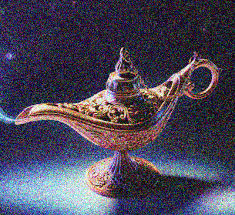
#> input picture photos/color_noise.jpeg, 235 x 215 px
$ python open_close.py
#> lines starting #> are read from the running program, lines starting #| are printed output that depends on the picture
import cv2 as cv
import numpy as np


img = cv.imread('../photos/color_noise.jpeg')
#> img is the input picture: shape (215, 235, 3); mean B, G, R 88.4, 69.6, 74
kernel = np.ones((5,5),np.uint8)

# that's it for now
opening = cv.morphologyEx(img, cv.MORPH_OPEN, kernel)
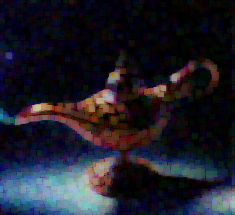
#> opening: shape (215, 235, 3); mean B, G, R 40.3, 30.4, 30.5
closing = cv.morphologyEx(img, cv.MORPH_CLOSE, kernel)
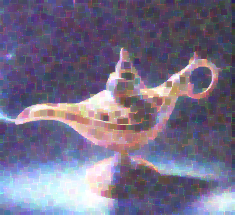
#> closing: shape (215, 235, 3); mean B, G, R 136.1, 109.8, 117.7
res = np.hstack((img, opening, closing))
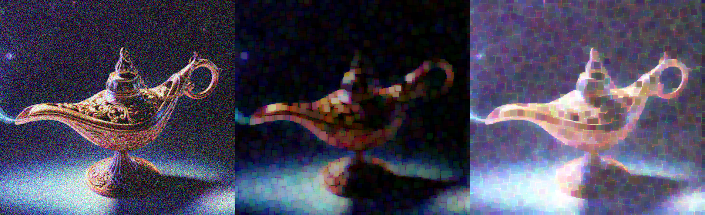
#> res: shape (215, 705, 3); mean B, G, R 88.3, 69.9, 74.1
cv.imshow('Before-Open-Close', res)
cv.waitKey(0)
